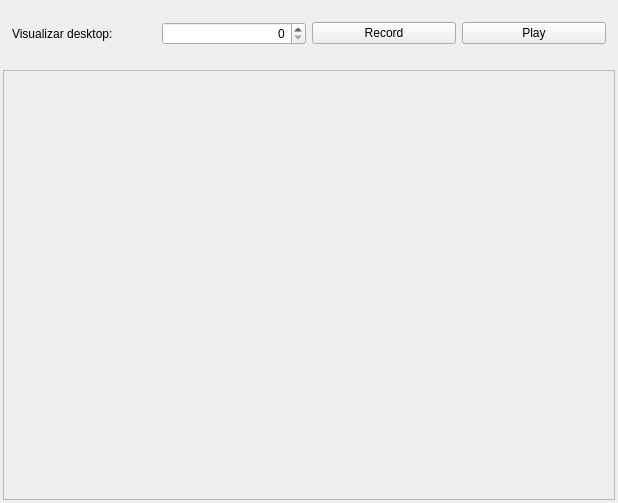
<?xml version="1.0" encoding="UTF-8"?>
<ui version="4.0">
 <class>Form</class>
 <widget class="QWidget" name="Form">
  <property name="geometry">
   <rect>
    <x>0</x>
    <y>0</y>
    <width>618</width>
    <height>503</height>
   </rect>
  </property>
  <property name="windowTitle">
   <string>Form</string>
  </property>
  <layout class="QGridLayout" name="gridLayout">
   <property name="leftMargin">
    <number>3</number>
   </property>
   <property name="topMargin">
    <number>3</number>
   </property>
   <property name="rightMargin">
    <number>3</number>
   </property>
   <property name="bottomMargin">
    <number>3</number>
   </property>
   <item row="0" column="0">
    <widget class="QFrame" name="frame">
     <property name="minimumSize">
      <size>
       <width>0</width>
       <height>40</height>
      </size>
     </property>
     <property name="maximumSize">
      <size>
       <width>16777215</width>
       <height>61</height>
      </size>
     </property>
     <property name="frameShape">
      <enum>QFrame::NoFrame</enum>
     </property>
     <property name="frameShadow">
      <enum>QFrame::Raised</enum>
     </property>
     <layout class="QGridLayout" name="gridLayout_3">
      <item row="0" column="0">
       <layout class="QHBoxLayout" name="horizontalLayout">
        <item>
         <widget class="QLabel" name="label">
          <property name="text">
           <string>Visualizar desktop:</string>
          </property>
         </widget>
        </item>
        <item>
         <widget class="QSpinBox" name="spinBox">
          <property name="alignment">
           <set>Qt::AlignRight|Qt::AlignTrailing|Qt::AlignVCenter</set>
          </property>
         </widget>
        </item>
       </layout>
      </item>
      <item row="0" column="1">
       <layout class="QHBoxLayout" name="horizontalLayout_2">
        <item>
         <widget class="QPushButton" name="btRecord">
          <property name="text">
           <string>Record</string>
          </property>
         </widget>
        </item>
        <item>
         <widget class="QPushButton" name="btPlay">
          <property name="text">
           <string>Play</string>
          </property>
         </widget>
        </item>
       </layout>
      </item>
     </layout>
    </widget>
   </item>
   <item row="1" column="0">
    <widget class="QFrame" name="frame_2">
     <property name="frameShape">
      <enum>QFrame::StyledPanel</enum>
     </property>
     <property name="frameShadow">
      <enum>QFrame::Raised</enum>
     </property>
     <layout class="QGridLayout" name="gridLayout_2">
      <property name="leftMargin">
       <number>1</number>
      </property>
      <property name="topMargin">
       <number>1</number>
      </property>
      <property name="rightMargin">
       <number>1</number>
      </property>
      <property name="bottomMargin">
       <number>1</number>
      </property>
      <item row="0" column="0">
       <widget class="QLabel" name="lblPicure">
        <property name="text">
         <string/>
        </property>
       </widget>
      </item>
     </layout>
    </widget>
   </item>
  </layout>
 </widget>
 <resources/>
 <connections/>
</ui>
